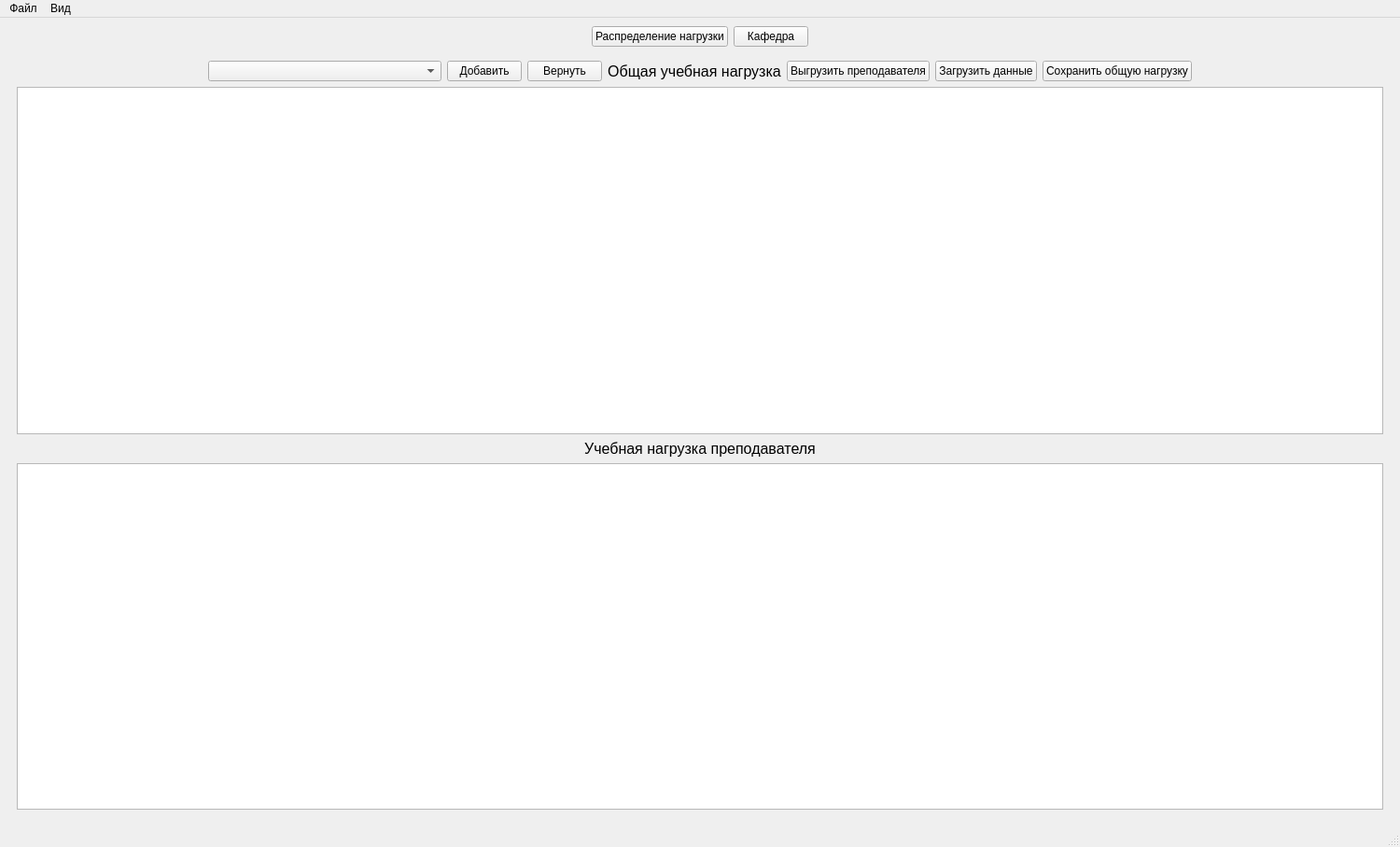
<?xml version="1.0" encoding="UTF-8"?>
<ui version="4.0">
 <class>MainWindow</class>
 <widget class="QMainWindow" name="MainWindow">
  <property name="geometry">
   <rect>
    <x>0</x>
    <y>0</y>
    <width>1500</width>
    <height>907</height>
   </rect>
  </property>
  <property name="windowTitle">
   <string>MainWindow</string>
  </property>
  <widget class="QWidget" name="centralwidget">
   <layout class="QVBoxLayout" name="verticalLayout_6">
    <item>
     <layout class="QHBoxLayout" name="horizontalLayout_4">
      <item>
       <spacer name="horizontalSpacer_12">
        <property name="orientation">
         <enum>Qt::Horizontal</enum>
        </property>
        <property name="sizeHint" stdset="0">
         <size>
          <width>40</width>
          <height>20</height>
         </size>
        </property>
       </spacer>
      </item>
      <item>
       <widget class="QPushButton" name="goToMainButton">
        <property name="text">
         <string>Распределение нагрузки</string>
        </property>
       </widget>
      </item>
      <item>
       <widget class="QPushButton" name="goToKafedraButton">
        <property name="text">
         <string>Кафедра</string>
        </property>
       </widget>
      </item>
      <item>
       <spacer name="horizontalSpacer_13">
        <property name="orientation">
         <enum>Qt::Horizontal</enum>
        </property>
        <property name="sizeHint" stdset="0">
         <size>
          <width>40</width>
          <height>20</height>
         </size>
        </property>
       </spacer>
      </item>
     </layout>
    </item>
    <item>
     <widget class="QStackedWidget" name="stackedWidget">
      <property name="currentIndex">
       <number>0</number>
      </property>
      <widget class="QWidget" name="mainPage">
       <layout class="QVBoxLayout" name="verticalLayout_5">
        <item>
         <layout class="QHBoxLayout" name="horizontalLayout_9">
          <item>
           <spacer name="horizontalSpacer_14">
            <property name="orientation">
             <enum>Qt::Horizontal</enum>
            </property>
            <property name="sizeHint" stdset="0">
             <size>
              <width>40</width>
              <height>20</height>
             </size>
            </property>
           </spacer>
          </item>
          <item>
           <widget class="QComboBox" name="mainTeacherComboBox">
            <property name="minimumSize">
             <size>
              <width>250</width>
              <height>0</height>
             </size>
            </property>
           </widget>
          </item>
          <item>
           <widget class="QPushButton" name="transferButton">
            <property name="text">
             <string>Добавить</string>
            </property>
           </widget>
          </item>
          <item>
           <widget class="QPushButton" name="transferBackButton">
            <property name="text">
             <string>Вернуть</string>
            </property>
           </widget>
          </item>
          <item>
           <widget class="QLabel" name="label">
            <property name="font">
             <font>
              <pointsize>12</pointsize>
             </font>
            </property>
            <property name="text">
             <string>Общая учебная нагрузка</string>
            </property>
            <property name="alignment">
             <set>Qt::AlignCenter</set>
            </property>
           </widget>
          </item>
          <item>
           <widget class="QPushButton" name="uploadButton">
            <property name="text">
             <string>Выгрузить преподавателя</string>
            </property>
           </widget>
          </item>
          <item>
           <widget class="QPushButton" name="loadButton">
            <property name="text">
             <string>Загрузить данные</string>
            </property>
           </widget>
          </item>
          <item>
           <widget class="QPushButton" name="saveMainNagruzka">
            <property name="text">
             <string>Сохранить общую нагрузку</string>
            </property>
           </widget>
          </item>
          <item>
           <spacer name="horizontalSpacer_15">
            <property name="orientation">
             <enum>Qt::Horizontal</enum>
            </property>
            <property name="sizeHint" stdset="0">
             <size>
              <width>40</width>
              <height>20</height>
             </size>
            </property>
           </spacer>
          </item>
         </layout>
        </item>
        <item>
         <widget class="QTableView" name="leftTableView"/>
        </item>
        <item>
         <widget class="QLabel" name="label_2">
          <property name="font">
           <font>
            <pointsize>12</pointsize>
           </font>
          </property>
          <property name="text">
           <string>Учебная нагрузка преподавателя</string>
          </property>
          <property name="alignment">
           <set>Qt::AlignCenter</set>
          </property>
         </widget>
        </item>
        <item>
         <widget class="QTableView" name="rightTableView"/>
        </item>
       </layout>
      </widget>
      <widget class="QWidget" name="KafedraPage">
       <layout class="QVBoxLayout" name="verticalLayout_7">
        <item>
         <widget class="QLabel" name="label_4">
          <property name="font">
           <font>
            <pointsize>12</pointsize>
           </font>
          </property>
          <property name="text">
           <string>Информация по кафедре</string>
          </property>
          <property name="alignment">
           <set>Qt::AlignCenter</set>
          </property>
         </widget>
        </item>
        <item>
         <widget class="QTabWidget" name="prepodsTabWidget">
          <property name="font">
           <font>
            <pointsize>10</pointsize>
           </font>
          </property>
          <property name="currentIndex">
           <number>2</number>
          </property>
          <widget class="QWidget" name="prepodsTab">
           <attribute name="title">
            <string>Преподаватели</string>
           </attribute>
           <layout class="QVBoxLayout" name="verticalLayout">
            <item>
             <widget class="QTableView" name="prepodsTableView">
              <property name="selectionMode">
               <enum>QAbstractItemView::SingleSelection</enum>
              </property>
              <property name="selectionBehavior">
               <enum>QAbstractItemView::SelectRows</enum>
              </property>
             </widget>
            </item>
            <item>
             <layout class="QHBoxLayout" name="horizontalLayout">
              <item>
               <widget class="QPushButton" name="addPrepodButton">
                <property name="text">
                 <string>Добавить</string>
                </property>
               </widget>
              </item>
              <item>
               <widget class="QPushButton" name="delPrepodButton">
                <property name="text">
                 <string>Удалить</string>
                </property>
               </widget>
              </item>
              <item>
               <widget class="QPushButton" name="editPrepodButton">
                <property name="text">
                 <string>Редактировать</string>
                </property>
               </widget>
              </item>
              <item>
               <widget class="QPushButton" name="delAllPrepodButton">
                <property name="text">
                 <string>Удалить все</string>
                </property>
               </widget>
              </item>
              <item>
               <widget class="QPushButton" name="savePreodButton">
                <property name="text">
                 <string>Сохранить</string>
                </property>
               </widget>
              </item>
              <item>
               <spacer name="horizontalSpacer_2">
                <property name="orientation">
                 <enum>Qt::Horizontal</enum>
                </property>
                <property name="sizeHint" stdset="0">
                 <size>
                  <width>40</width>
                  <height>20</height>
                 </size>
                </property>
               </spacer>
              </item>
             </layout>
            </item>
           </layout>
          </widget>
          <widget class="QWidget" name="workTablesTab">
           <attribute name="title">
            <string>Рабочие таблицы</string>
           </attribute>
           <layout class="QVBoxLayout" name="verticalLayout_2">
            <item>
             <widget class="QTableView" name="workTableView">
              <property name="selectionMode">
               <enum>QAbstractItemView::SingleSelection</enum>
              </property>
              <property name="selectionBehavior">
               <enum>QAbstractItemView::SelectRows</enum>
              </property>
             </widget>
            </item>
            <item>
             <layout class="QHBoxLayout" name="horizontalLayout_2">
              <item>
               <widget class="QPushButton" name="addWorkTblButton">
                <property name="text">
                 <string>Добавить</string>
                </property>
               </widget>
              </item>
              <item>
               <widget class="QPushButton" name="delWorkTblButton">
                <property name="text">
                 <string>Удалить</string>
                </property>
               </widget>
              </item>
              <item>
               <widget class="QPushButton" name="editWorkTblButton">
                <property name="text">
                 <string>Редактировать</string>
                </property>
               </widget>
              </item>
              <item>
               <widget class="QPushButton" name="delAllWorkTblsButton">
                <property name="text">
                 <string>Удалить все</string>
                </property>
               </widget>
              </item>
              <item>
               <widget class="QPushButton" name="saveWorkTblsButton">
                <property name="text">
                 <string>Сохранить</string>
                </property>
               </widget>
              </item>
              <item>
               <spacer name="horizontalSpacer">
                <property name="orientation">
                 <enum>Qt::Horizontal</enum>
                </property>
                <property name="sizeHint" stdset="0">
                 <size>
                  <width>40</width>
                  <height>20</height>
                 </size>
                </property>
               </spacer>
              </item>
             </layout>
            </item>
           </layout>
          </widget>
          <widget class="QWidget" name="statTab">
           <attribute name="title">
            <string>Статистика рабочих таблиц</string>
           </attribute>
           <layout class="QVBoxLayout" name="verticalLayout_4">
            <item>
             <widget class="QTableView" name="statisticTableView"/>
            </item>
            <item>
             <layout class="QHBoxLayout" name="horizontalLayout_3">
              <item>
               <widget class="QPushButton" name="refreshStatButton">
                <property name="text">
                 <string>Обновить</string>
                </property>
               </widget>
              </item>
              <item>
               <widget class="QPushButton" name="saveStatButton">
                <property name="text">
                 <string>Сохранить</string>
                </property>
               </widget>
              </item>
              <item>
               <spacer name="horizontalSpacer_3">
                <property name="orientation">
                 <enum>Qt::Horizontal</enum>
                </property>
                <property name="sizeHint" stdset="0">
                 <size>
                  <width>40</width>
                  <height>20</height>
                 </size>
                </property>
               </spacer>
              </item>
             </layout>
            </item>
           </layout>
          </widget>
         </widget>
        </item>
        <item>
         <widget class="QTabWidget" name="disNapTabWidget">
          <property name="maximumSize">
           <size>
            <width>1000</width>
            <height>16777215</height>
           </size>
          </property>
          <property name="font">
           <font>
            <pointsize>10</pointsize>
           </font>
          </property>
          <property name="currentIndex">
           <number>3</number>
          </property>
          <widget class="QWidget" name="discipline">
           <attribute name="title">
            <string>Дисциплины</string>
           </attribute>
           <layout class="QVBoxLayout" name="verticalLayout_11">
            <item>
             <layout class="QVBoxLayout" name="verticalLayout_10">
              <item>
               <widget class="QTableView" name="disciplineTableView">
                <property name="font">
                 <font>
                  <pointsize>8</pointsize>
                 </font>
                </property>
               </widget>
              </item>
              <item>
               <layout class="QHBoxLayout" name="horizontalLayout_5">
                <item>
                 <spacer name="horizontalSpacer_8">
                  <property name="orientation">
                   <enum>Qt::Horizontal</enum>
                  </property>
                  <property name="sizeHint" stdset="0">
                   <size>
                    <width>40</width>
                    <height>20</height>
                   </size>
                  </property>
                 </spacer>
                </item>
                <item>
                 <widget class="QPushButton" name="addDisciplineButton">
                  <property name="minimumSize">
                   <size>
                    <width>0</width>
                    <height>51</height>
                   </size>
                  </property>
                  <property name="font">
                   <font>
                    <pointsize>10</pointsize>
                   </font>
                  </property>
                  <property name="text">
                   <string>Добавить</string>
                  </property>
                 </widget>
                </item>
                <item>
                 <widget class="QPushButton" name="delCurrDisButton">
                  <property name="font">
                   <font>
                    <pointsize>10</pointsize>
                   </font>
                  </property>
                  <property name="text">
                   <string>Удалить
выбранное</string>
                  </property>
                 </widget>
                </item>
                <item>
                 <widget class="QPushButton" name="dellAllDisButton">
                  <property name="font">
                   <font>
                    <pointsize>10</pointsize>
                   </font>
                  </property>
                  <property name="text">
                   <string>Удалить
все</string>
                  </property>
                 </widget>
                </item>
                <item>
                 <widget class="QPushButton" name="saveDisButton">
                  <property name="minimumSize">
                   <size>
                    <width>0</width>
                    <height>51</height>
                   </size>
                  </property>
                  <property name="font">
                   <font>
                    <pointsize>10</pointsize>
                   </font>
                  </property>
                  <property name="text">
                   <string>Сохранить</string>
                  </property>
                 </widget>
                </item>
                <item>
                 <spacer name="horizontalSpacer_7">
                  <property name="orientation">
                   <enum>Qt::Horizontal</enum>
                  </property>
                  <property name="sizeHint" stdset="0">
                   <size>
                    <width>40</width>
                    <height>20</height>
                   </size>
                  </property>
                 </spacer>
                </item>
               </layout>
              </item>
             </layout>
            </item>
           </layout>
          </widget>
          <widget class="QWidget" name="napPodgorovki">
           <attribute name="title">
            <string>Направления подготовки</string>
           </attribute>
           <layout class="QVBoxLayout" name="verticalLayout_13">
            <item>
             <layout class="QVBoxLayout" name="verticalLayout_12">
              <item>
               <widget class="QTableView" name="napPodTableView">
                <property name="font">
                 <font>
                  <pointsize>8</pointsize>
                 </font>
                </property>
               </widget>
              </item>
              <item>
               <layout class="QHBoxLayout" name="horizontalLayout_6">
                <item>
                 <spacer name="horizontalSpacer_9">
                  <property name="orientation">
                   <enum>Qt::Horizontal</enum>
                  </property>
                  <property name="sizeHint" stdset="0">
                   <size>
                    <width>40</width>
                    <height>20</height>
                   </size>
                  </property>
                 </spacer>
                </item>
                <item>
                 <widget class="QPushButton" name="addNapPodButton">
                  <property name="minimumSize">
                   <size>
                    <width>0</width>
                    <height>51</height>
                   </size>
                  </property>
                  <property name="font">
                   <font>
                    <pointsize>10</pointsize>
                   </font>
                  </property>
                  <property name="text">
                   <string>Добавить</string>
                  </property>
                 </widget>
                </item>
                <item>
                 <widget class="QPushButton" name="delCurrNapButton">
                  <property name="font">
                   <font>
                    <pointsize>10</pointsize>
                   </font>
                  </property>
                  <property name="text">
                   <string>Удалить
выбранное</string>
                  </property>
                 </widget>
                </item>
                <item>
                 <widget class="QPushButton" name="dellAllNapPod">
                  <property name="font">
                   <font>
                    <pointsize>10</pointsize>
                   </font>
                  </property>
                  <property name="text">
                   <string>Удалить
все</string>
                  </property>
                 </widget>
                </item>
                <item>
                 <widget class="QPushButton" name="saveNapPodButton">
                  <property name="minimumSize">
                   <size>
                    <width>0</width>
                    <height>51</height>
                   </size>
                  </property>
                  <property name="font">
                   <font>
                    <pointsize>10</pointsize>
                   </font>
                  </property>
                  <property name="text">
                   <string>Сохранить</string>
                  </property>
                 </widget>
                </item>
                <item>
                 <spacer name="horizontalSpacer_6">
                  <property name="orientation">
                   <enum>Qt::Horizontal</enum>
                  </property>
                  <property name="sizeHint" stdset="0">
                   <size>
                    <width>40</width>
                    <height>20</height>
                   </size>
                  </property>
                 </spacer>
                </item>
               </layout>
              </item>
             </layout>
            </item>
           </layout>
          </widget>
          <widget class="QWidget" name="groupsTab">
           <attribute name="title">
            <string>Группы</string>
           </attribute>
           <layout class="QVBoxLayout" name="verticalLayout_14">
            <item>
             <widget class="QTableView" name="groupsTableView">
              <property name="font">
               <font>
                <pointsize>8</pointsize>
               </font>
              </property>
             </widget>
            </item>
            <item>
             <layout class="QHBoxLayout" name="horizontalLayout_7">
              <item>
               <spacer name="horizontalSpacer_10">
                <property name="orientation">
                 <enum>Qt::Horizontal</enum>
                </property>
                <property name="sizeHint" stdset="0">
                 <size>
                  <width>40</width>
                  <height>20</height>
                 </size>
                </property>
               </spacer>
              </item>
              <item>
               <widget class="QPushButton" name="addGroupButton">
                <property name="minimumSize">
                 <size>
                  <width>0</width>
                  <height>51</height>
                 </size>
                </property>
                <property name="font">
                 <font>
                  <pointsize>10</pointsize>
                 </font>
                </property>
                <property name="text">
                 <string>Добавить</string>
                </property>
               </widget>
              </item>
              <item>
               <widget class="QPushButton" name="delCurrentGrButton">
                <property name="font">
                 <font>
                  <pointsize>10</pointsize>
                 </font>
                </property>
                <property name="text">
                 <string>Удалить
выбранное</string>
                </property>
               </widget>
              </item>
              <item>
               <widget class="QPushButton" name="dellAllGrButton">
                <property name="font">
                 <font>
                  <pointsize>10</pointsize>
                 </font>
                </property>
                <property name="text">
                 <string>Удалить
все</string>
                </property>
               </widget>
              </item>
              <item>
               <widget class="QPushButton" name="saveGroups">
                <property name="minimumSize">
                 <size>
                  <width>0</width>
                  <height>51</height>
                 </size>
                </property>
                <property name="font">
                 <font>
                  <pointsize>10</pointsize>
                 </font>
                </property>
                <property name="text">
                 <string>Сохранить</string>
                </property>
               </widget>
              </item>
              <item>
               <spacer name="horizontalSpacer_5">
                <property name="orientation">
                 <enum>Qt::Horizontal</enum>
                </property>
                <property name="sizeHint" stdset="0">
                 <size>
                  <width>40</width>
                  <height>20</height>
                 </size>
                </property>
               </spacer>
              </item>
             </layout>
            </item>
           </layout>
          </widget>
          <widget class="QWidget" name="doljnostiPage">
           <attribute name="title">
            <string>Должности</string>
           </attribute>
           <layout class="QVBoxLayout" name="verticalLayout_3">
            <item>
             <widget class="QTableView" name="doljnostiTableView">
              <property name="font">
               <font>
                <pointsize>8</pointsize>
               </font>
              </property>
             </widget>
            </item>
            <item>
             <layout class="QHBoxLayout" name="horizontalLayout_8">
              <item>
               <spacer name="horizontalSpacer_11">
                <property name="orientation">
                 <enum>Qt::Horizontal</enum>
                </property>
                <property name="sizeHint" stdset="0">
                 <size>
                  <width>40</width>
                  <height>20</height>
                 </size>
                </property>
               </spacer>
              </item>
              <item>
               <widget class="QPushButton" name="addDoljnostButton">
                <property name="minimumSize">
                 <size>
                  <width>0</width>
                  <height>51</height>
                 </size>
                </property>
                <property name="font">
                 <font>
                  <pointsize>10</pointsize>
                 </font>
                </property>
                <property name="text">
                 <string>Добавить</string>
                </property>
               </widget>
              </item>
              <item>
               <widget class="QPushButton" name="delCurrentDoljnostButton">
                <property name="font">
                 <font>
                  <pointsize>10</pointsize>
                 </font>
                </property>
                <property name="text">
                 <string>Удалить
выбранное</string>
                </property>
               </widget>
              </item>
              <item>
               <widget class="QPushButton" name="delAllDoljnostiButton">
                <property name="font">
                 <font>
                  <pointsize>10</pointsize>
                 </font>
                </property>
                <property name="text">
                 <string>Удалить
все</string>
                </property>
               </widget>
              </item>
              <item>
               <widget class="QPushButton" name="saveDoljnostiButton">
                <property name="minimumSize">
                 <size>
                  <width>0</width>
                  <height>51</height>
                 </size>
                </property>
                <property name="font">
                 <font>
                  <pointsize>10</pointsize>
                 </font>
                </property>
                <property name="text">
                 <string>Сохранить</string>
                </property>
               </widget>
              </item>
              <item>
               <spacer name="horizontalSpacer_4">
                <property name="orientation">
                 <enum>Qt::Horizontal</enum>
                </property>
                <property name="sizeHint" stdset="0">
                 <size>
                  <width>40</width>
                  <height>20</height>
                 </size>
                </property>
               </spacer>
              </item>
             </layout>
            </item>
           </layout>
          </widget>
         </widget>
        </item>
       </layout>
      </widget>
     </widget>
    </item>
   </layout>
  </widget>
  <widget class="QMenuBar" name="menubar">
   <property name="geometry">
    <rect>
     <x>0</x>
     <y>0</y>
     <width>1500</width>
     <height>26</height>
    </rect>
   </property>
   <widget class="QMenu" name="menuFile">
    <property name="title">
     <string>Файл</string>
    </property>
    <addaction name="loadDataAction"/>
    <addaction name="saveNagrAction"/>
    <addaction name="savePrepodNagrAction"/>
    <addaction name="separator"/>
    <addaction name="settingsAction"/>
    <addaction name="exitAction"/>
   </widget>
   <widget class="QMenu" name="menuTheme">
    <property name="title">
     <string>Вид</string>
    </property>
    <widget class="QMenu" name="menu">
     <property name="title">
      <string>Тема</string>
     </property>
     <addaction name="actionDefault"/>
     <addaction name="actionLight"/>
     <addaction name="actionDark"/>
    </widget>
    <addaction name="menu"/>
   </widget>
   <addaction name="menuFile"/>
   <addaction name="menuTheme"/>
  </widget>
  <widget class="QStatusBar" name="statusbar"/>
  <action name="actionDefault">
   <property name="text">
    <string>Обычная</string>
   </property>
  </action>
  <action name="actionLight">
   <property name="text">
    <string>Светлая</string>
   </property>
  </action>
  <action name="actionDark">
   <property name="text">
    <string>Темная</string>
   </property>
  </action>
  <action name="loadDataAction">
   <property name="text">
    <string>Открыть нагрузку</string>
   </property>
  </action>
  <action name="saveNagrAction">
   <property name="text">
    <string>Сохранить общую нагрузку</string>
   </property>
  </action>
  <action name="savePrepodNagrAction">
   <property name="text">
    <string>Сохранить нагрузку преподавателя</string>
   </property>
  </action>
  <action name="settingsAction">
   <property name="text">
    <string>Настройки</string>
   </property>
  </action>
  <action name="exitAction">
   <property name="text">
    <string>Выход</string>
   </property>
  </action>
 </widget>
 <resources/>
 <connections/>
</ui>
